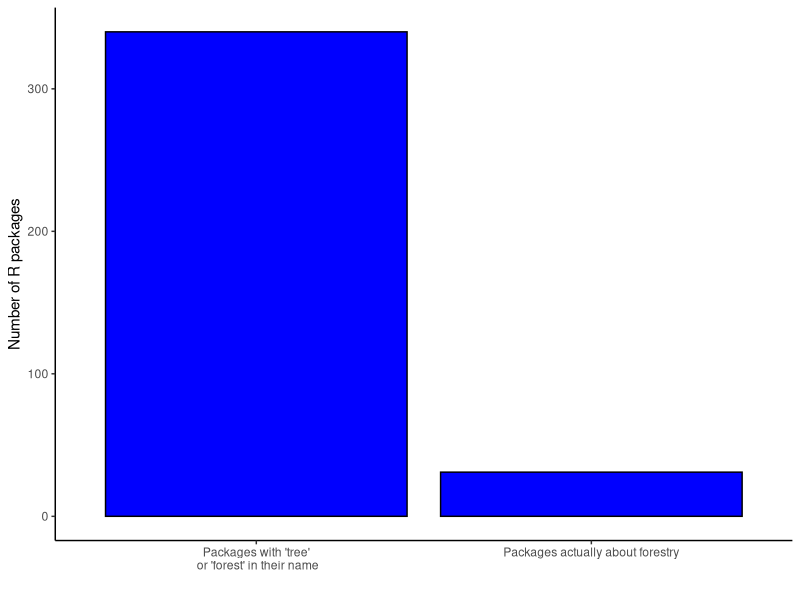

The R source for this figure:
## ---- chunk 1
library(tidyverse)

df <- tribble(
  ~name, ~value,
  "Packages actually about forestry", 31,
  " Packages with 'tree' \n or 'forest' in their name", 340
)

ggplot(df, aes(name, value)) +
  geom_bar(stat="identity", fill = "blue", col = "black") +
#  coord_polar() +
#  coord_flip() +
  labs(y = "Number of R packages", x = "") +
  theme(panel.background = element_rect(fill = "NA"),
        axis.line = element_line(color = "black"))

